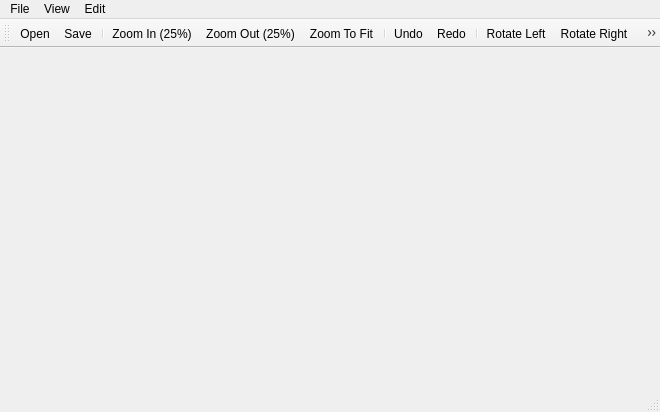
<?xml version="1.0" encoding="UTF-8"?>
<ui version="4.0">
 <class>ImageViewer</class>
 <widget class="QMainWindow" name="ImageViewer">
  <property name="geometry">
   <rect>
    <x>0</x>
    <y>0</y>
    <width>660</width>
    <height>412</height>
   </rect>
  </property>
  <property name="windowTitle">
   <string>ImageViewer</string>
  </property>
  <property name="autoFillBackground">
   <bool>false</bool>
  </property>
  <widget class="QWidget" name="centralWidget"/>
  <widget class="QMenuBar" name="menuBar">
   <property name="geometry">
    <rect>
     <x>0</x>
     <y>0</y>
     <width>660</width>
     <height>24</height>
    </rect>
   </property>
   <widget class="QMenu" name="menuFile">
    <property name="title">
     <string>File</string>
    </property>
    <addaction name="actionOpen"/>
    <addaction name="separator"/>
    <addaction name="actionSave"/>
   </widget>
   <widget class="QMenu" name="menuView">
    <property name="title">
     <string>View</string>
    </property>
    <addaction name="actionZoomIn"/>
    <addaction name="actionZoomOut"/>
    <addaction name="actionZoomToFit"/>
    <addaction name="separator"/>
    <addaction name="actionShowToolbar"/>
    <addaction name="actionFullscreen"/>
   </widget>
   <widget class="QMenu" name="menuEdit">
    <property name="title">
     <string>Edit</string>
    </property>
    <addaction name="actionUndo"/>
    <addaction name="actionRedo"/>
    <addaction name="separator"/>
    <addaction name="actionRotateLeft"/>
    <addaction name="actionRotateRight"/>
    <addaction name="separator"/>
    <addaction name="actionCrop"/>
    <addaction name="separator"/>
    <addaction name="actionPaintBlack"/>
   </widget>
   <addaction name="menuFile"/>
   <addaction name="menuView"/>
   <addaction name="menuEdit"/>
  </widget>
  <widget class="QToolBar" name="mainToolBar">
   <attribute name="toolBarArea">
    <enum>TopToolBarArea</enum>
   </attribute>
   <attribute name="toolBarBreak">
    <bool>false</bool>
   </attribute>
   <addaction name="actionOpen"/>
   <addaction name="actionSave"/>
   <addaction name="separator"/>
   <addaction name="actionZoomIn"/>
   <addaction name="actionZoomOut"/>
   <addaction name="actionZoomToFit"/>
   <addaction name="separator"/>
   <addaction name="actionUndo"/>
   <addaction name="actionRedo"/>
   <addaction name="separator"/>
   <addaction name="actionRotateLeft"/>
   <addaction name="actionRotateRight"/>
   <addaction name="separator"/>
   <addaction name="actionCrop"/>
   <addaction name="separator"/>
   <addaction name="actionPaintBlack"/>
  </widget>
  <widget class="QStatusBar" name="statusBar">
   <property name="enabled">
    <bool>true</bool>
   </property>
  </widget>
  <action name="actionOpen">
   <property name="icon">
    <iconset resource="icons.qrc">
     <normaloff>:/new/prefix1/icons/open-file.png</normaloff>:/new/prefix1/icons/open-file.png</iconset>
   </property>
   <property name="text">
    <string>&amp;Open</string>
   </property>
   <property name="shortcut">
    <string>Ctrl+O</string>
   </property>
  </action>
  <action name="actionZoomIn">
   <property name="icon">
    <iconset resource="icons.qrc">
     <normaloff>:/new/prefix1/icons/zoom-in.png</normaloff>:/new/prefix1/icons/zoom-in.png</iconset>
   </property>
   <property name="text">
    <string>Zoom &amp;In (25%)</string>
   </property>
   <property name="shortcut">
    <string>Ctrl++</string>
   </property>
  </action>
  <action name="actionZoomOut">
   <property name="icon">
    <iconset resource="icons.qrc">
     <normaloff>:/new/prefix1/icons/zoom-out.png</normaloff>:/new/prefix1/icons/zoom-out.png</iconset>
   </property>
   <property name="text">
    <string>Zoom Out (25%)</string>
   </property>
   <property name="shortcut">
    <string>Ctrl+-</string>
   </property>
  </action>
  <action name="actionRotateLeft">
   <property name="icon">
    <iconset resource="icons.qrc">
     <normaloff>:/new/prefix1/icons/rotate-left.png</normaloff>:/new/prefix1/icons/rotate-left.png</iconset>
   </property>
   <property name="text">
    <string>Rotate Left</string>
   </property>
   <property name="shortcut">
    <string>Ctrl+L</string>
   </property>
  </action>
  <action name="actionRotateRight">
   <property name="icon">
    <iconset resource="icons.qrc">
     <normaloff>:/new/prefix1/icons/rotate-right.png</normaloff>:/new/prefix1/icons/rotate-right.png</iconset>
   </property>
   <property name="text">
    <string>Rotate Right</string>
   </property>
   <property name="shortcut">
    <string>Ctrl+R</string>
   </property>
  </action>
  <action name="actionCrop">
   <property name="icon">
    <iconset resource="icons.qrc">
     <normaloff>:/new/prefix1/icons/crop.png</normaloff>:/new/prefix1/icons/crop.png</iconset>
   </property>
   <property name="text">
    <string>Crop</string>
   </property>
   <property name="shortcut">
    <string>Ctrl+K</string>
   </property>
  </action>
  <action name="actionSave">
   <property name="icon">
    <iconset resource="icons.qrc">
     <normaloff>:/new/prefix1/icons/save.png</normaloff>:/new/prefix1/icons/save.png</iconset>
   </property>
   <property name="text">
    <string>Save</string>
   </property>
   <property name="shortcut">
    <string>Ctrl+S</string>
   </property>
  </action>
  <action name="actionShowToolbar">
   <property name="checkable">
    <bool>true</bool>
   </property>
   <property name="checked">
    <bool>true</bool>
   </property>
   <property name="text">
    <string>Show Toolbar</string>
   </property>
   <property name="shortcut">
    <string>Ctrl+I</string>
   </property>
  </action>
  <action name="actionPaintBlack">
   <property name="icon">
    <iconset resource="icons.qrc">
     <normaloff>:/new/prefix1/icons/paint-black.png</normaloff>:/new/prefix1/icons/paint-black.png</iconset>
   </property>
   <property name="text">
    <string>Paint Black</string>
   </property>
   <property name="shortcut">
    <string>Ctrl+Shift+B</string>
   </property>
  </action>
  <action name="actionUndo">
   <property name="icon">
    <iconset resource="icons.qrc">
     <normaloff>:/new/prefix1/icons/undo.png</normaloff>:/new/prefix1/icons/undo.png</iconset>
   </property>
   <property name="text">
    <string>Undo</string>
   </property>
  </action>
  <action name="actionRedo">
   <property name="icon">
    <iconset resource="icons.qrc">
     <normaloff>:/new/prefix1/icons/redo.png</normaloff>:/new/prefix1/icons/redo.png</iconset>
   </property>
   <property name="text">
    <string>Redo</string>
   </property>
  </action>
  <action name="actionFullscreen">
   <property name="text">
    <string>Toggle Fullscreen</string>
   </property>
  </action>
  <action name="actionZoomToFit">
   <property name="icon">
    <iconset resource="icons.qrc">
     <normaloff>:/new/prefix1/icons/zoom-to-window.png</normaloff>:/new/prefix1/icons/zoom-to-window.png</iconset>
   </property>
   <property name="text">
    <string>Zoom To Fit</string>
   </property>
  </action>
 </widget>
 <layoutdefault spacing="6" margin="11"/>
 <resources>
  <include location="icons.qrc"/>
 </resources>
 <connections/>
</ui>
